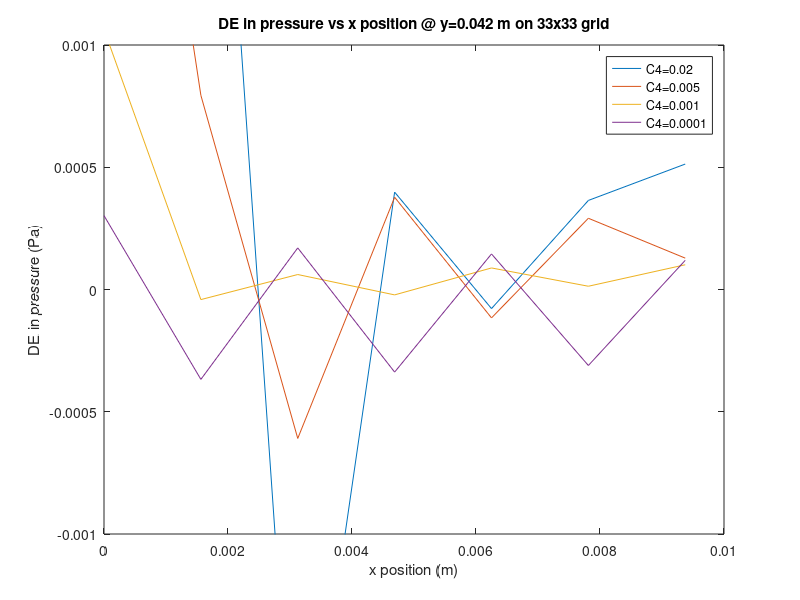

Write MATLAB code to recreate this figure.
clear;clc;
close all;


%% for ploting DE error at y=0.042 &   0<x<0.01\
% FOR DE PLOTING, ALL RUNS MUST BE ON EQUAL SIZE GRIDS!!!

data1=load('33x33_MMS_SGS_CFL_05_Rkap_01_C4_002_Re100@5043.mat');
% data2=load('33x33_MMS_SGS_CFL_05_Rkap_01_C4_001_Re100@4819.mat');
data3=load('33x33_MMS_SGS_CFL_05_Rkap_01_C4_0005_Re100@4705.mat');
data4=load('33x33_MMS_SGS_CFL_05_Rkap_01_C4_0001_Re100@4606.mat');
data5=load('33x33_MMS_SGS_CFL_05_Rkap_01_C4_00001_Re100@4595.mat');


% set x and y varibles
xmin=data1.xmin;xmax=data1.xmax;imax=data1.imax;
ymin=data1.ymin;ymax=data1.ymax;jmax=data1.jmax;

XX=linspace(xmin,xmax,imax);
YY=linspace(ymin,ymax,jmax);

% find the x indexs that corispond to  0<x<.01
[~,X_DE_idx]=find(XX<=0.01);
X_DE_idx=X_DE_idx(end);

% Find the y index that is closest to 0.42 m
Y_DE_pos=0.042;
Y_DE_Tol=.9*(ymax-ymin)/jmax;
[~,Y_DE_idx]=find(abs(YY-Y_DE_pos)<Y_DE_Tol);


figure()
plot(XX(1:X_DE_idx)',data1.DE(1:X_DE_idx,Y_DE_idx,1)')
hold on
% plot(XX(1:X_DE_idx)',data2.DE(1:X_DE_idx,Y_DE_idx,1)')
plot(XX(1:X_DE_idx)',data3.DE(1:X_DE_idx,Y_DE_idx,1)')
plot(XX(1:X_DE_idx)',data4.DE(1:X_DE_idx,Y_DE_idx,1)')
plot(XX(1:X_DE_idx)',data5.DE(1:X_DE_idx,Y_DE_idx,1)')
legend('C4=0.02',...'C4=0.01',
    'C4=0.005','C4=0.001','C4=0.0001')
ylim([-.001,.001])
xlabel('x position (m)')
ylabel('DE in pressure (Pa)')
title('DE in pressure vs x position @ y=0.042 m on 33x33 grid')
hold off